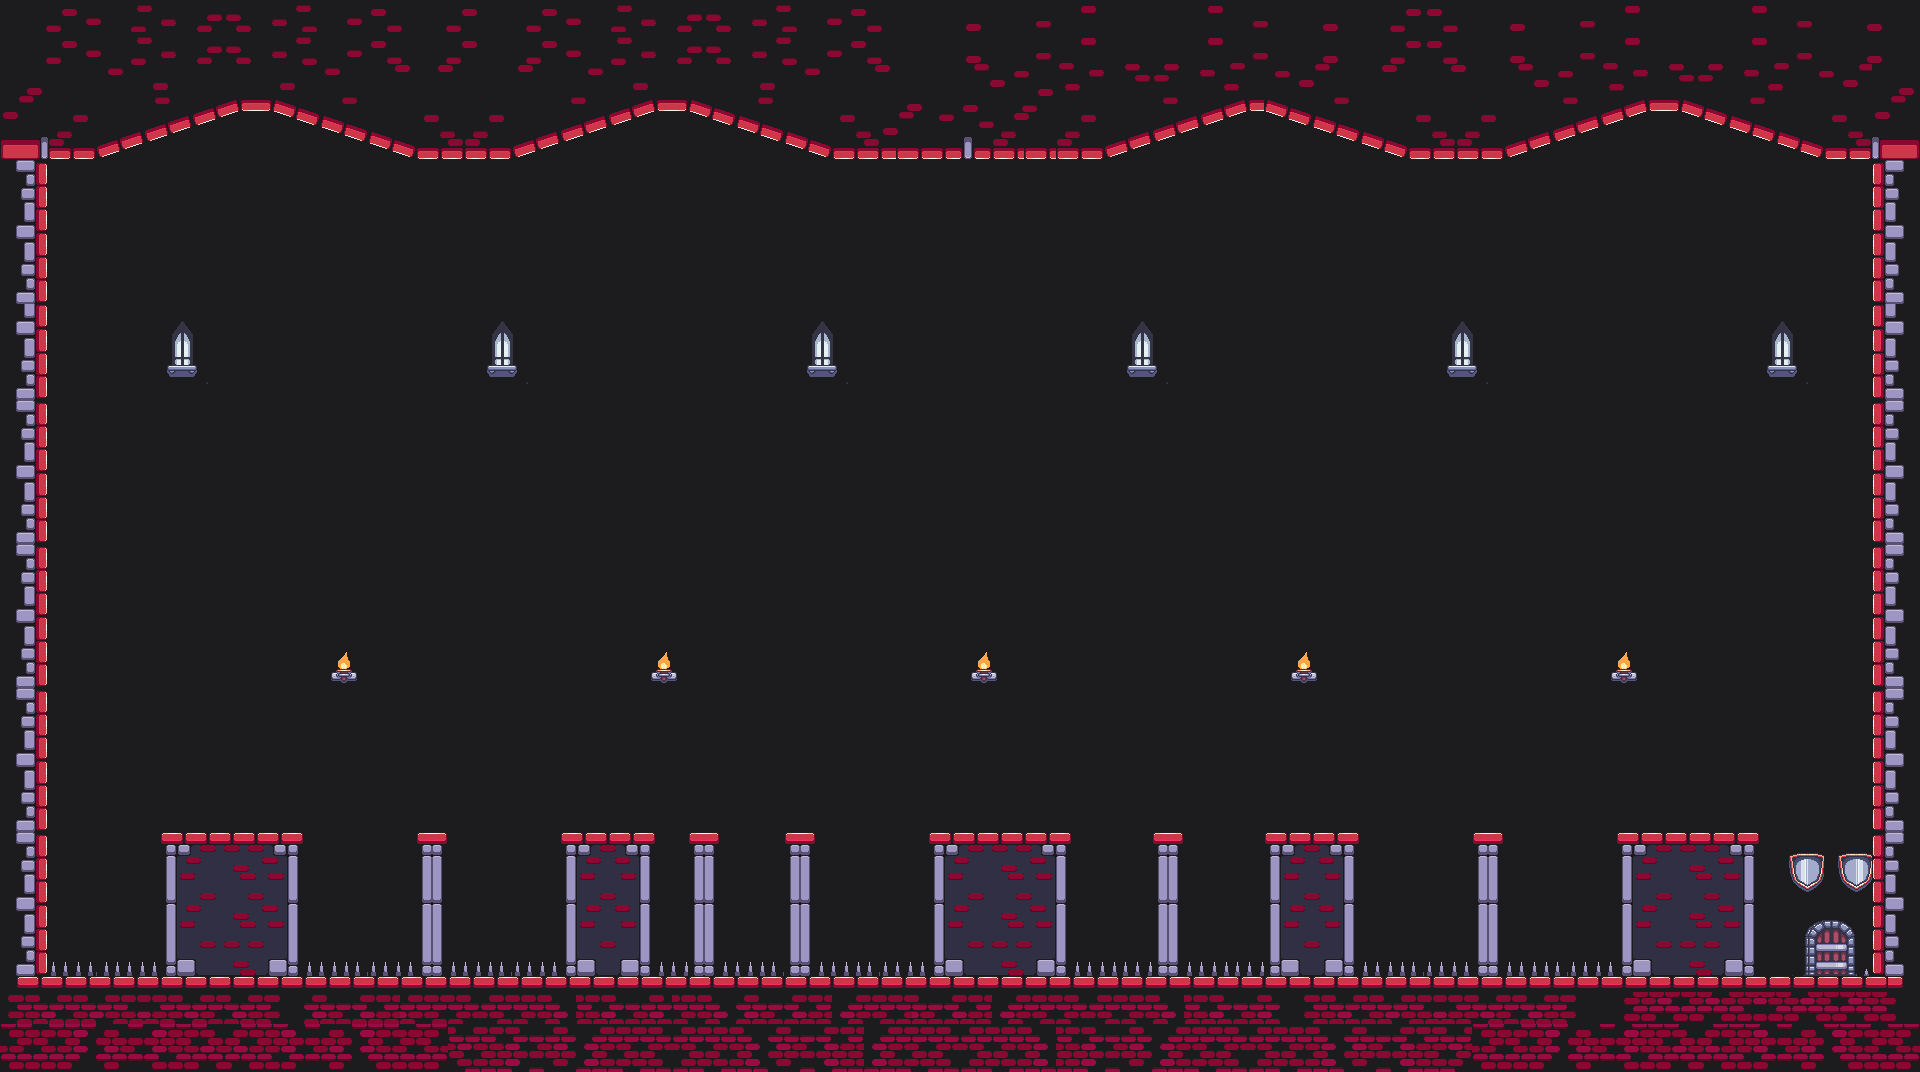

A 2D game scene composited from a Tiled map and its tileset images. What follows is a short description and the map's XML, with each tile layer's data collapsed to a summary:
An orthogonal 120x67 tile map with 16x16 px tiles, 8 tile layers (Fond, Decor, Collision, Objet, ...), 3 tilesets.

<map version="1.5" tiledversion="1.7.2" orientation="orthogonal" renderorder="right-down" width="120" height="67" tilewidth="16" tileheight="16" infinite="0" nextlayerid="10" nextobjectid="1">
 <tileset firstgid="1" source="decorsM2.tsx" />
 <tileset firstgid="3265" source="decors.tsx" />
 <tileset firstgid="6529" source="objetM2.tsx" />
 <layer id="3" name="Fond" width="120" height="67">
  <data>[8040 cells, 5982 non-empty, 8 distinct tile ids]</data>
 </layer>
 <layer id="9" name="Decor" width="120" height="67">
  <data>[8040 cells, 117 non-empty, 28 distinct tile ids]</data>
 </layer>
 <layer id="1" name="Collision" width="120" height="67">
  <data>[8040 cells, 2667 non-empty, 281 distinct tile ids]</data>
 </layer>
 <layer id="4" name="Objet" width="120" height="67">
  <data>[8040 cells, 0 non-empty, 0 distinct tile ids]</data>
 </layer>
 <layer id="5" name="Porte ouverte" width="120" height="67">
  <data>[8040 cells, 16 non-empty, 16 distinct tile ids]</data>
 </layer>
 <layer id="6" name="Porte ferme" width="120" height="67">
  <data>[8040 cells, 12 non-empty, 12 distinct tile ids]</data>
 </layer>
 <layer id="7" name="Mort" width="120" height="67">
  <data>[8040 cells, 59 non-empty, 4 distinct tile ids]</data>
 </layer>
 <layer id="8" name="Grimpe" width="120" height="67">
  <data>[8040 cells, 0 non-empty, 0 distinct tile ids]</data>
 </layer>
</map>
